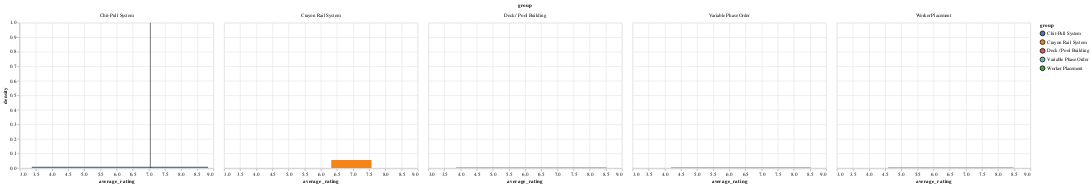

Notebook cell for this chart:
### Code cell
(test2+test1).facet('group')

### Figure 1 — Vega-Lite specification as saved in the notebook (floating-point values rounded to 4 significant figures; data arrays with more than 128 entries replaced by an {"elided": "..."} marker saying what was removed)
{"config": {"view": {"continuousWidth": 400, "continuousHeight": 300}}, "data": {"name": "data-5571539b15cfbb7f9d637c42356cb583"}, "facet": {"type": "nominal", "field": "group"}, "spec": {"layer": [{"mark": {"type": "area", "interpolate": "monotone"}, "encoding": {"color": {"type": "nominal", "field": "group"}, "x": {"type": "quantitative", "field": "average_rating"}, "y": {"type": "quantitative", "field": "density", "scale": {"domain": [0, 1]}}}}, {"mark": {"type": "rule", "color": "black"}, "encoding": {"fill": {"type": "nominal", "field": "group"}, "x": {"type": "quantitative", "field": "mean", "title": "average_rating"}}}]}, "$schema": "https://vega.github.io/schema/vega-lite/v4.8.1.json", "datasets": {"data-5571539b15cfbb7f9d637c42356cb583": {"elided": "1000 records"}}}
